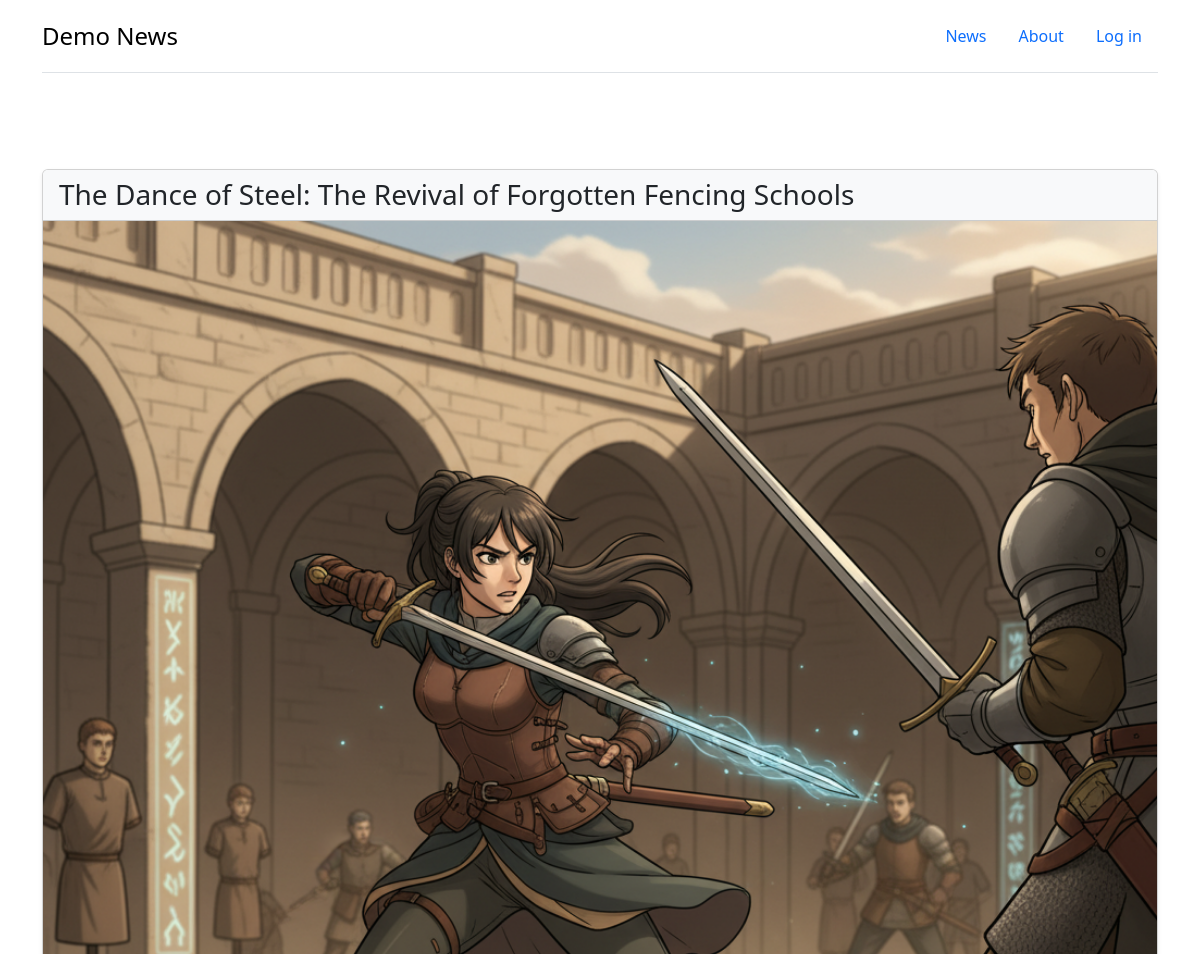
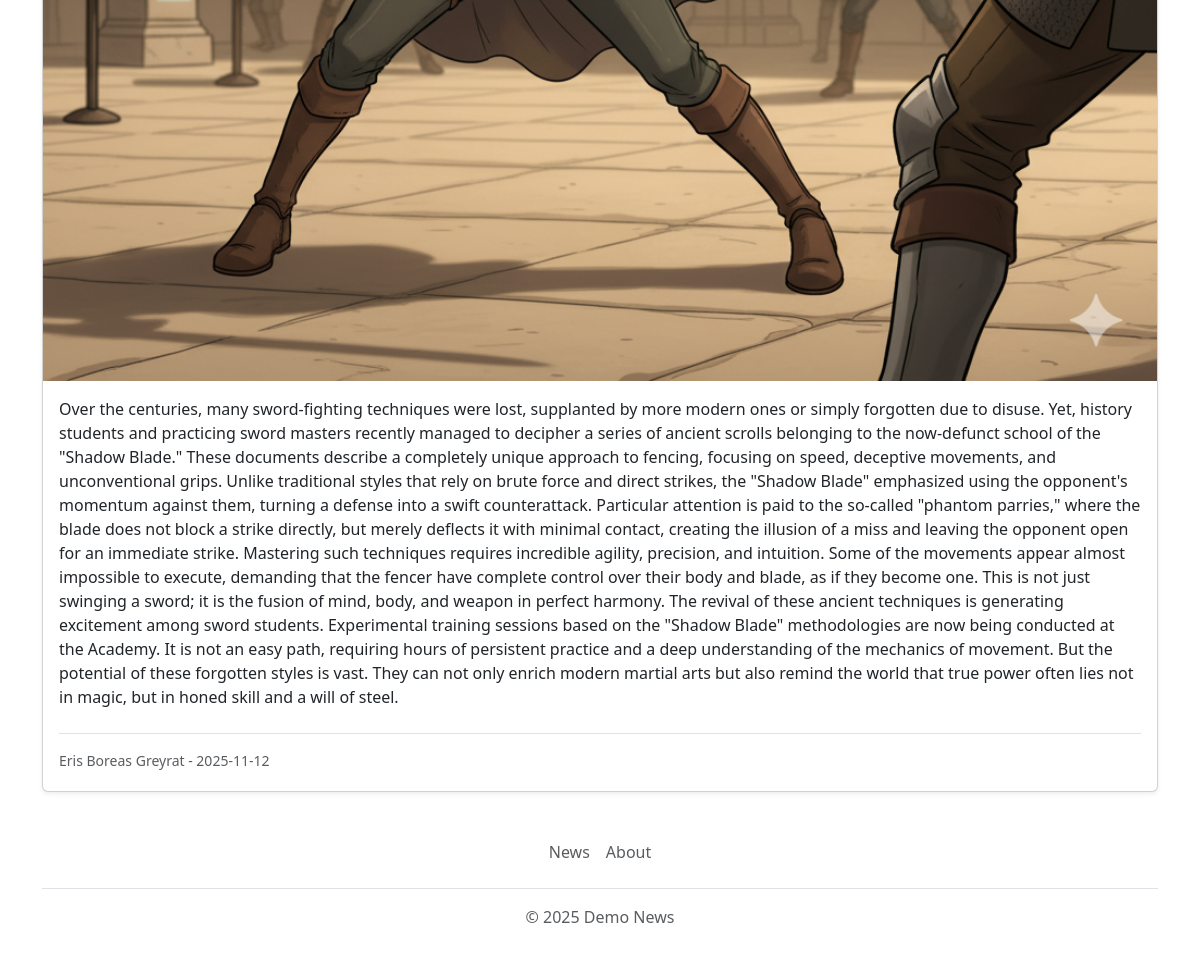
Screenshot of /post/2 with the database file from the repository (2 pictures, top to bottom).
### models/Article.py (models this page shows, shortened)
class Article(db.Model):
    id = db.Column(db.Integer, primary_key=True)
    title = db.Column(db.String(100), nullable=False)
    intro = db.Column(db.String(300), nullable=False)
    content = db.Column(db.Text, nullable=False)
    image = db.Column(db.Text, nullable=False)
    date_created = db.Column(db.DateTime, nullable=False, default=datetime.now())
    user_id = db.Column(db.Integer, db.ForeignKey('user.id'), nullable=False)

### models/User.py (models this page shows, shortened)
class User(db.Model):
    id = db.Column(db.Integer, primary_key=True)
    full_name = db.Column(db.String(100), nullable=False)
    email = db.Column(db.String(100), nullable=False)
    password_hash = db.Column(db.String(200), nullable=False)
    count_of_posts = db.Column(db.Integer, nullable=False, default=0)
    date_created = db.Column(db.DateTime, nullable=False, default=datetime.now())

### app.py (the view)
@app.route('/post/<int:id>')
def post(id):
    return routes.post(id)

### routes.py (called while the page is built)
def post(id):
    article = Article.query.get(id)
    all_users = db.session.execute(db.select(User)).scalars().all()
    users_dict = {user.id: user for user in all_users}
    return render_template('post.html', session=session, article=article, users=users_dict)

### templates/post.html (shortened to what this page needs)
{% extends 'base.html' %}
{% block content %}
<article class="card my-4 shadow-sm">
    <header class="card-header bg-light">
        <h1 class="h3 mb-0">{{ article.title }}</h1>
    </header>
    {% if article.image %}
        <figure class="mb-0">
            <img
                src="{{ url_for('static', filename='img/uploads/' + article.image) }}"
                alt="{{ article.title }}"
                class="img-fluid w-100"
                style="height: auto; object-fit: cover;"
            >
        </figure>
    {% endif %}
    <div class="card-body">
        <div class="article-body mb-4">
            <p class="card-text">{{ article.content | safe }}</p>
        </div>
        <footer class="d-flex justify-content-between align-items-center text-muted border-top pt-3">
            <small>
                <div class="mb-1 text-body-secondary">{{ users[article.user_id].full_name }} - {{ article.date_created.date() }}</div>
            </small>
        </footer>
    </div>
</article>
{% endblock %}

### rows the page displays
Article: title "The Dance of Steel: The Revival of Forgotten Fencing Schools", image (picture), content "Over the centuries, many sword-fighting techniques were lost, supplanted by more modern ones or simply forgotten due to disuse. Yet, history students and practicing sword masters recently managed to decipher a series of ancient scrolls belonging to the now-defunct school of the \"Shadow Blade.\" These documents describe a completely unique approach to fencing, focusing on speed, deceptive movements, and unconventional grips. Unlike traditional styles that rely on brute force and direct strikes, the \"Shadow Blade\" emphasized using the opponent's momentum against them, turning a defense into a swift counterattack. Particular attention is paid to the so-called \"phantom parries,\" where the blade…", date_created "2025-11-12"
User: full_name "Eris Boreas Greyrat"
